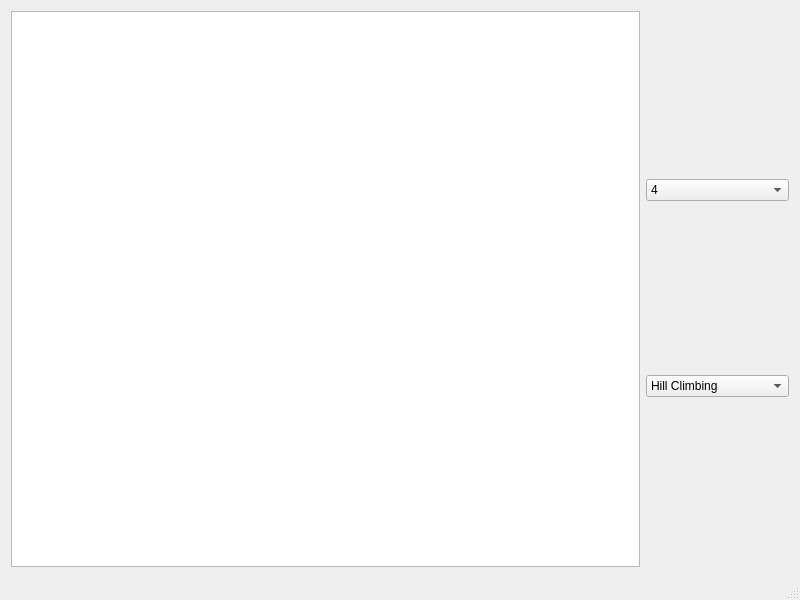
<?xml version="1.0" encoding="UTF-8"?>
<ui version="4.0">
 <class>MainWindow</class>
 <widget class="QMainWindow" name="MainWindow">
  <property name="geometry">
   <rect>
    <x>0</x>
    <y>0</y>
    <width>800</width>
    <height>600</height>
   </rect>
  </property>
  <property name="windowTitle">
   <string>MainWindow</string>
  </property>
  <widget class="QWidget" name="centralWidget">
   <layout class="QHBoxLayout" name="horizontalLayout">
    <item>
     <widget class="QTableWidget" name="tableWidgetBoard">
      <property name="focusPolicy">
       <enum>Qt::NoFocus</enum>
      </property>
      <property name="editTriggers">
       <set>QAbstractItemView::NoEditTriggers</set>
      </property>
      <property name="selectionMode">
       <enum>QAbstractItemView::NoSelection</enum>
      </property>
      <property name="showGrid">
       <bool>false</bool>
      </property>
      <attribute name="horizontalHeaderVisible">
       <bool>false</bool>
      </attribute>
      <attribute name="verticalHeaderVisible">
       <bool>false</bool>
      </attribute>
     </widget>
    </item>
    <item>
     <layout class="QVBoxLayout" name="verticalLayout">
      <item>
       <layout class="QHBoxLayout" name="horizontalLayout_2">
        <item>
         <widget class="QComboBox" name="comboBoxN">
          <item>
           <property name="text">
            <string>4</string>
           </property>
          </item>
          <item>
           <property name="text">
            <string>5</string>
           </property>
          </item>
          <item>
           <property name="text">
            <string>6</string>
           </property>
          </item>
          <item>
           <property name="text">
            <string>7</string>
           </property>
          </item>
          <item>
           <property name="text">
            <string>8</string>
           </property>
          </item>
          <item>
           <property name="text">
            <string>9</string>
           </property>
          </item>
          <item>
           <property name="text">
            <string>10</string>
           </property>
          </item>
          <item>
           <property name="text">
            <string>11</string>
           </property>
          </item>
          <item>
           <property name="text">
            <string>12</string>
           </property>
          </item>
         </widget>
        </item>
       </layout>
      </item>
      <item>
       <widget class="QComboBox" name="comboBoxAlgorithm">
        <item>
         <property name="text">
          <string>Hill Climbing</string>
         </property>
        </item>
        <item>
         <property name="text">
          <string>Simulated Annealing</string>
         </property>
        </item>
        <item>
         <property name="text">
          <string>Local Beam Search</string>
         </property>
        </item>
        <item>
         <property name="text">
          <string>Genetic Algorithm</string>
         </property>
        </item>
       </widget>
      </item>
     </layout>
    </item>
   </layout>
  </widget>
  <widget class="QStatusBar" name="statusBar"/>
 </widget>
 <layoutdefault spacing="6" margin="11"/>
 <resources/>
 <connections/>
</ui>
